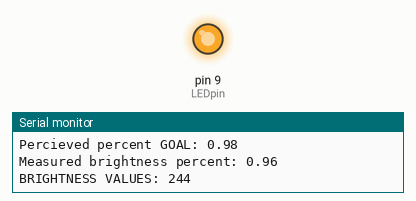
Simulated run of this sketch. Board: Arduino Uno, built with avr-gcc and run on an emulated ATmega328P. Parts: output pins drawn as LEDs (lit = HIGH), the last lines printed to the serial monitor.

Above: at 0.17 s.
At 2.68 s:
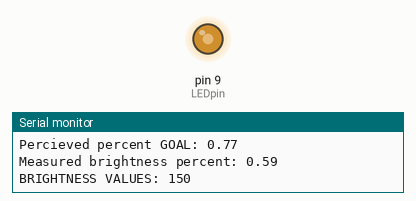
At 5.19 s:
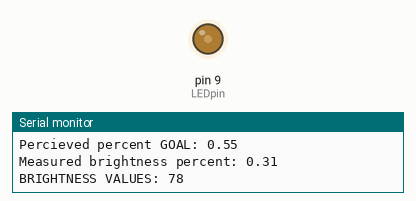
At 10.4 s:
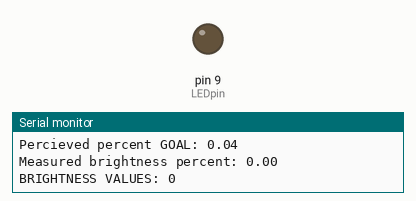
Timing chart, 0 to 11.9 s (numbered marks = the images above):
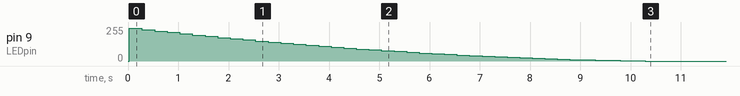

The sketch:

logDimming.ino
```cpp
// This file dims in such a manner that for a given time step, the measured
// brightness decreases in a way to keep the precieved brightness constant.
#define LDRpin A0 // pin where we connected the LDR and the resistor
#define LEDpin 9
#define OFF 0
#define AUTO 1
#define DIM 2
#define FULL 3
#define LDR_thresh 1000
#define DIM_VAL 20
#define FULL_VAL 255

byte brightness = FULL_VAL;
bool ramping = true;


void setup() {
  // put your setup code here, to run once:
  Serial.begin(9600); // sets serial port for communication
  pinMode(LEDpin, OUTPUT);

}

void loop() {

      if(ramping)
          ramp(OFF);
      analogWrite(LEDpin, brightness);
      Serial.print("BRIGHTNESS VALUES: ");
      Serial.println(brightness);
      delay(200);
}

void ramp(int target){
  if(target > brightness)
    rampUp(target);
  else
    rampDown(target);
  }
void rampUp(int target){
  int original_brightness = brightness;
  float delta = 0.02;
  // Calculate current percentage of perceived brightness based on current val of brightness
  float perceived_percent = sqrt((float)brightness / FULL_VAL); // gives a percentage

      Serial.print("Percieved percent: ");
      Serial.println(perceived_percent);

  // Increase the percent perceived brightness by delta
  float perceived_goal_percent = perceived_percent + delta;
        Serial.print("Percieved percent GOAL: ");
      Serial.println(perceived_goal_percent);

  // Calculate the measured brightness needed to get the perceived goal percent
  float measured_brightness = sq(perceived_goal_percent);
  if(measured_brightness >= ((float)target/FULL_VAL)){
      brightness = target;
      ramping = false; // bool for ramping to stop

   }else{
      Serial.print("Measured brightness percent: ");
      Serial.println(measured_brightness);
      brightness = FULL_VAL * measured_brightness; // Note: First product should not round down to 0, or infinite loop
      if(brightness == original_brightness){ // Otherwise, potential for infinite loop
          brightness+=5;
          if (brightness > target){
            brightness = target;
            ramping = false;
           }
        }
    }
}

void rampDown(int target){
  int original_brightness = brightness;
  float delta = 0.02;
  // Calculate current percentage of perceived brightness based on current val of brightness
  float perceived_percent = sqrt((float)brightness / FULL_VAL); // gives a percentage

      Serial.print("Percieved percent: ");
      Serial.println(perceived_percent);

  // Decrease the percent perceived brightness by delta
  float perceived_goal_percent = perceived_percent - delta;
        Serial.print("Percieved percent GOAL: ");
      Serial.println(perceived_goal_percent);
  if (perceived_goal_percent < 0){
    brightness = target;
    ramping = false;
    return;
    }

  // Calculate the measured brightness needed to get the perceived goal percent
  float measured_brightness = sq(perceived_goal_percent); // Problem: negative perceived may become positive
  if(measured_brightness <= ((float)target/FULL_VAL)){
      brightness = target;
      ramping = false; // bool for ramping to stop

   }else{
      Serial.print("Measured brightness percent: ");
      Serial.println(measured_brightness);
      brightness = FULL_VAL * measured_brightness; // Note: First product should not round down to 0, or infinite loop
      if(brightness == original_brightness){ // Otherwise, potential for infinite loop
          brightness-=5;
          if (brightness < target){
            brightness = target;
            ramping = false;
            }
        }
    }
}
```

Measured:
- by itself, pin 9 (LEDpin): 0/255 → 244/255 at 0.03 s, → 234/255 0.25 s later, → 224/255 0.25 s later, → 214/255 0.25 s later, … (42 changes in this stretch)
